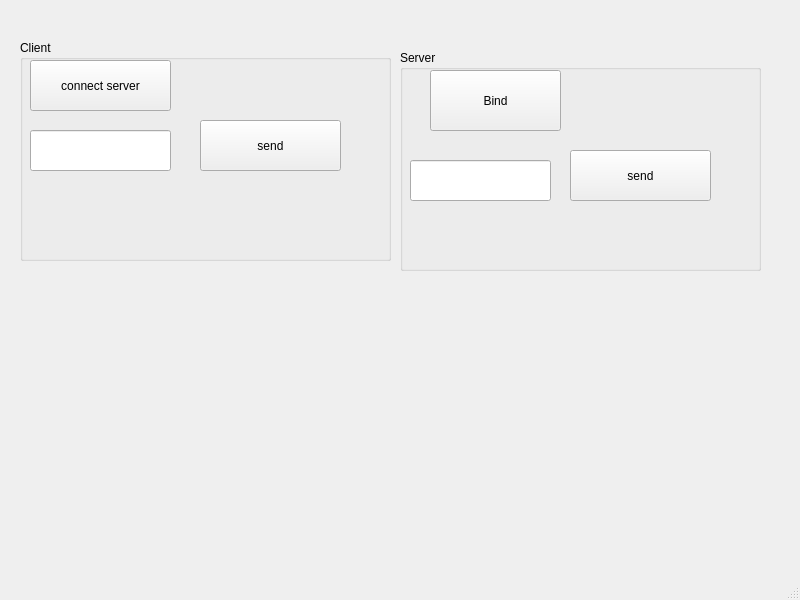
<?xml version="1.0" encoding="UTF-8"?>
<ui version="4.0">
 <class>MainWindow</class>
 <widget class="QMainWindow" name="MainWindow">
  <property name="geometry">
   <rect>
    <x>0</x>
    <y>0</y>
    <width>800</width>
    <height>600</height>
   </rect>
  </property>
  <property name="windowTitle">
   <string>MainWindow</string>
  </property>
  <widget class="QWidget" name="centralwidget">
   <widget class="QGroupBox" name="groupBox">
    <property name="geometry">
     <rect>
      <x>20</x>
      <y>40</y>
      <width>371</width>
      <height>221</height>
     </rect>
    </property>
    <property name="title">
     <string>Client</string>
    </property>
    <widget class="QPushButton" name="btn_client_connect">
     <property name="geometry">
      <rect>
       <x>10</x>
       <y>20</y>
       <width>141</width>
       <height>51</height>
      </rect>
     </property>
     <property name="text">
      <string>connect server</string>
     </property>
    </widget>
    <widget class="QLineEdit" name="lineEdit_client">
     <property name="geometry">
      <rect>
       <x>10</x>
       <y>90</y>
       <width>141</width>
       <height>41</height>
      </rect>
     </property>
    </widget>
    <widget class="QPushButton" name="btn_client_send">
     <property name="geometry">
      <rect>
       <x>180</x>
       <y>80</y>
       <width>141</width>
       <height>51</height>
      </rect>
     </property>
     <property name="text">
      <string>send</string>
     </property>
    </widget>
   </widget>
   <widget class="QGroupBox" name="groupBox_2">
    <property name="geometry">
     <rect>
      <x>400</x>
      <y>50</y>
      <width>361</width>
      <height>221</height>
     </rect>
    </property>
    <property name="title">
     <string>Server</string>
    </property>
    <widget class="QPushButton" name="btn_server_bind">
     <property name="geometry">
      <rect>
       <x>30</x>
       <y>20</y>
       <width>131</width>
       <height>61</height>
      </rect>
     </property>
     <property name="text">
      <string>Bind</string>
     </property>
    </widget>
    <widget class="QLineEdit" name="lineEdit_server">
     <property name="geometry">
      <rect>
       <x>10</x>
       <y>110</y>
       <width>141</width>
       <height>41</height>
      </rect>
     </property>
    </widget>
    <widget class="QPushButton" name="btn_server_send">
     <property name="geometry">
      <rect>
       <x>170</x>
       <y>100</y>
       <width>141</width>
       <height>51</height>
      </rect>
     </property>
     <property name="text">
      <string>send</string>
     </property>
    </widget>
   </widget>
  </widget>
  <widget class="QMenuBar" name="menubar">
   <property name="geometry">
    <rect>
     <x>0</x>
     <y>0</y>
     <width>800</width>
     <height>26</height>
    </rect>
   </property>
  </widget>
  <widget class="QStatusBar" name="statusbar"/>
 </widget>
 <resources/>
 <connections/>
</ui>
